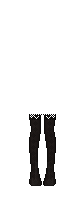
#> input picture assets/dol_au/clothes/acc_legband_belted.png, 68 x 203 px
$ python -i list_feet_hair.py   (imports and definitions only)
#> lines starting #> are read from the running program, lines starting #| are printed output that depends on the picture
# -*- coding: utf-8 -*-
"""清点 AU 图包里可用的**鞋子**与**发型**款式，供挑选。

筛选依据（沿用项目已有约定，见 memory 的「AU 只认新几何」）：
  · 几何必须是 **512×256** —— AU 是照着 DoL 的目录结构重画的，
    但它**同时留着 DoL 的旧款**（名字一样、仍是 256×128 旧几何）；
  · 饱和度必须是 **0.00** —— 新几何的图层是**灰度蒙版**（靠 tint 上色），
    而 DoL 旧款是**彩色**（红色）。两个条件缺一不可。

量 bbox 前先裁到**全身像列**（x < 130），因为右边那列是胸像、游戏里不画。

用法：
  python tools/list_feet_hair.py            # 汇总
  python tools/list_feet_hair.py --long     # 含每个长度档的明细
"""

import argparse
import io
import os
import sys

from PIL import Image

PACK = 'E:/DOWNLOAD/AUfemale.imgpack_v0.9.3'
BODY_CLIP = 130
AU_CANVAS = (512, 256)

# 发型长度档（从短到长）—— 目录里就是这些文件名
LENGTHS = ['short', 'shoulder', 'chest', 'navel', 'thighs', 'feet']


def probe(path):
    """量一张图：几何 / 饱和度 / 全身列 bbox。"""
    if not os.path.exists(path):
        return None
    try:
        im = Image.open(path).convert('RGBA')
#> im is the input picture: PIL image 68x203 RGBA; mean R, G, B, A 2.3, 1.9, 1.8, 25.6
    except Exception:
        return None
    w, h = im.size
#> w = 68; h = 203
    col = im.crop((0, 0, min(BODY_CLIP, w), h))
    bb = col.getbbox()
#> bb = (29, 114, 56, 186)
    if bb is None:
        return {'size': (w, h), 'empty': True, 'sat': None, 'bb': None}
    sub = col.crop(bb)
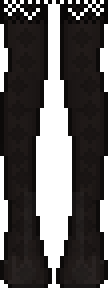
#> sub: PIL image 27x72 RGBA (shown 4 times larger); mean R, G, B, A 16.6, 13.6, 12.8, 181.7; transparent parts drawn white
    # 平均饱和度（只看不透明像素）
    px = list(sub.getdata())
#> px = 1944 items, first 6: (9, 7, 7, 255), (0, 0, 0, 0), (9, 7, 7, 255), (0, 0, 0, 0), (9, 7, 7, 255), (0, 0, 0, 0)
    tot = 0
    s = 0.0
    for r, g, b, a in px:
        if a > 32:
            mx, mn = max(r, g, b), min(r, g, b)
            s += 0.0 if mx == 0 else (mx - mn) / float(mx)
            tot += 1
#> this loop made 1944 passes
#> (r, g, b, a, mx, mn, s) on passes 1, 3, 5, 7, 9, 11, 13, 15, 17, 19, 21, 23: (9, 7, 7, 255, 9, 7, 0.222), (9, 7, 7, 255, 9, 7, 0.444), (9, 7, 7, 255, 9, 7, 0.667), (9, 7, 7, 255, 9, 7, 0.889), (9, 7, 7, 255, 9, 7, 1.11), (9, 7, 7, 255, 9, 7, 1.33), (9, 7, 7, 255, 9, 7, 1.56), (9, 7, 7, 255, 9, 7, 1.78), (9, 7, 7, 255, 9, 7, 2), (9, 7, 7, 255, 9, 7, 2.22), (9, 7, 7, 255, 9, 7, 2.44), (9, 7, 7, 255, 9, 7, 2.67)
#> (mx, mn, s) on passes 61, 62, 63, 65, 66, 70: (7, 5, 8.67), (22, 17, 8.9), (9, 7, 9.12), (8, 6, 9.37), (9, 7, 9.6), (9, 7, 9.82)
#> after the loop, s = 323.6; tot = 1392
    return {
        'size': (w, h),
        'empty': False,
        'sat': (s / tot) if tot else 0.0,
        'bb': bb,
        'px': tot,
    }


# [117 lines left out: functions verdict, list_feet, hair_parts, list_hair, main, not called in this run]


# [2 lines not run here, left out]

>>> result = probe('../assets/dol_au/clothes/acc_legband_belted.png')
#> result = {'size': (68, 203), 'empty': False, 'sat': 0.232, 'bb': (29, 114, 56, 186), 'px': 1392}

$ run again, on assets/dol_au/clothes/bottom_pencil.png
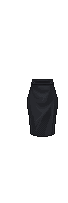
#> input picture assets/dol_au/clothes/bottom_pencil.png, 68 x 203 px
#> in probe, im is the input picture: PIL image 68x203 RGBA; mean R, G, B, A 3.9, 4, 4.5, 28.5
#> bb = (27, 79, 58, 137)
#> in probe, `sub = col.crop(bb)`:
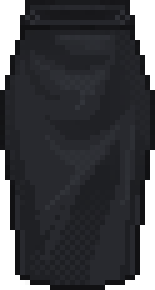
#> sub: PIL image 31x58 RGBA (shown 5 times larger); mean R, G, B, A 29.8, 30.7, 34.3, 218.6; transparent parts drawn white
#> px = 1798 items, first 6: (0, 0, 0, 0), (0, 0, 0, 0), (0, 0, 0, 0), (0, 0, 0, 0), (0, 0, 0, 0), (22, 22, 25, 255)
#> the loop in probe, `for r, g, b, a in px:` made 1798 passes
#> (r, g, b, a, mx, mn, s) on passes 6 to 13: (22, 22, 25, 255, 25, 22, 0.12), (23, 23, 26, 255, 26, 23, 0.235), (23, 23, 26, 255, 26, 23, 0.351), (22, 22, 25, 255, 25, 22, 0.471), (24, 24, 27, 255, 27, 24, 0.582), (23, 23, 26, 255, 26, 23, 0.697), (26, 27, 30, 255, 30, 26, 0.831), (26, 27, 30, 255, 30, 26, 0.964)
#> after the loop in probe, `for r, g, b, a in px:`: s = 200.7; tot = 1541
#> result = {'size': (68, 203), 'empty': False, 'sat': 0.13, 'bb': (27, 79, 58, 137), 'px': 1541}
